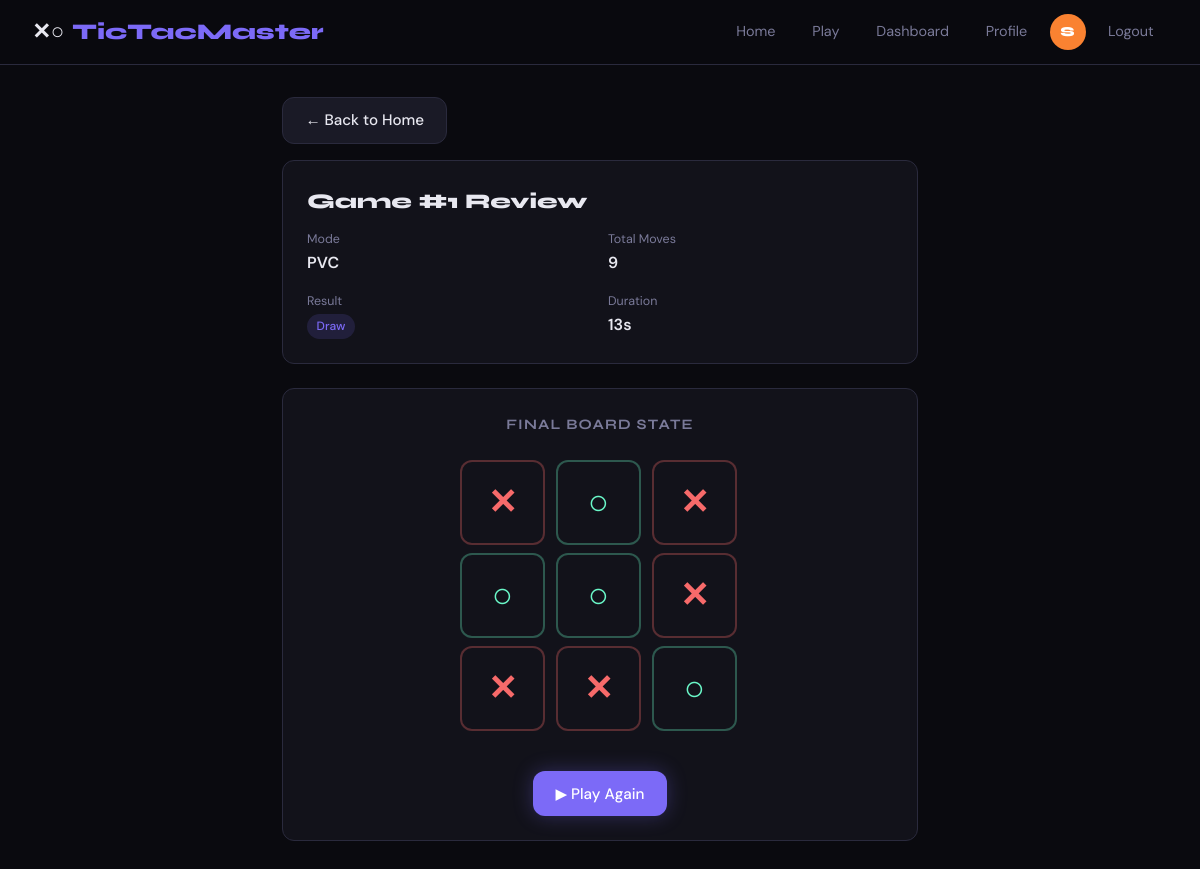
Page /game/1 (signed in) on the committed database.
### tables this page shows
CREATE TABLE games (
            id INTEGER PRIMARY KEY AUTOINCREMENT,
            player1_id INTEGER NOT NULL,
            player2_id INTEGER,
            game_mode TEXT NOT NULL CHECK(game_mode IN ('pvp', 'pvc')),
            winner_id INTEGER,
            is_draw INTEGER DEFAULT 0,
            board_state TEXT,
            moves_count INTEGER DEFAULT 0,
            duration_seconds INTEGER DEFAULT 0,
            ai_difficulty TEXT DEFAULT 'medium',
            created_at TIMESTAMP DEFAULT CURRENT_TIMESTAMP,
            ended_at TIMESTAMP,
            FOREIGN KEY (player1_id) REFERENCES users(id),
            FOREIGN KEY (player2_id) REFERENCES users(id),
            FOREIGN KEY (winner_id) REFERENCES users(id)
        );

### app.py (the view)
@app.route('/game/<int:game_id>')
@login_required
def game(game_id):
    g = get_game(game_id)
    if not g:
        return redirect(url_for('home'))
    if g['player1_id'] != session['user_id'] and g['player2_id'] != session['user_id']:
        return redirect(url_for('home'))
    return render_template('game.html', game=g)

### app.py (called while the page is built)
def login_required(f):
    from functools import wraps
    @wraps(f)
    def decorated(*args, **kwargs):
        if 'user_id' not in session:
            return redirect(url_for('login'))
        return f(*args, **kwargs)
    return decorated

### database/models.py (called while the page is built)
def get_db():
    conn = sqlite3.connect(DB_PATH)
    conn.row_factory = sqlite3.Row
    return conn

### game_service.py (called while the page is built)
def get_game(game_id: int) -> dict | None:
    conn = get_db()
    c = conn.cursor()
    try:
        c.execute('SELECT * FROM games WHERE id = ?', (game_id,))
        row = c.fetchone()
        return dict(row) if row else None
    finally:
        conn.close()

### templates/game.html (shortened to what this page needs)
{% extends 'base.html' %}
{% block body %}
<div class="game-review-wrap">
    <div style="margin-bottom:1rem;">
        <a href="{{ url_for('home') }}" class="btn btn-secondary">← Back to Home</a>
    </div>
    <div class="game-header">
        <div style="font-family:var(--font-display); font-size:1.3rem; font-weight:800; margin-bottom:0.75rem;">
            Game #{{ game.id }} Review
        </div>
        <div class="grid-2">
            <div>
                <div class="text-muted" style="font-size:0.78rem;">Mode</div>
                <div style="font-weight:600;">{{ game.game_mode.upper() }}</div>
            </div>
            <div>
                <div class="text-muted" style="font-size:0.78rem;">Total Moves</div>
                <div style="font-weight:600;">{{ game.moves_count }}</div>
            </div>
            <div>
                <div class="text-muted" style="font-size:0.78rem;">Result</div>
                <div style="font-weight:600;">
                    {% if game.is_draw %}
                        <span class="badge badge-draw">Draw</span>
                    {% elif game.winner_id %}
                        Winner decided
                    {% else %}
                        Incomplete
                    {% endif %}
                </div>
            </div>
            <div>
                <div class="text-muted" style="font-size:0.78rem;">Duration</div>
                <div style="font-weight:600;">{{ game.duration_seconds }}s</div>
            </div>
        </div>
    </div>
    {% if game.board_state %}
    <div class="card" style="text-align:center;">
        <div style="font-family:var(--font-display); font-size:0.9rem; font-weight:700; color:var(--text-muted); text-transform:uppercase; letter-spacing:0.08em;">
            Final Board State
        </div>
        <div class="board-static">
            {% set cells = game.board_state.split(',') %}
            {% for cell in cells %}
            <div class="cell-static {% if cell != 'None' %}{{ cell }}{% endif %}">
                {% if cell == 'X' %}✕{% elif cell == 'O' %}○{% endif %}
            </div>
            {% endfor %}
        </div>
        <a href="{{ url_for('play') }}" class="btn btn-primary" style="margin-top:1rem;">
            ▶ Play Again
        </a>
    </div>
    {% endif %}
</div>
{% endblock %}

### templates/base.html (style rules this page uses)
:root { --bg: #0a0a0f; --surface: #12121a; --surface2: #1a1a26; --border: #2a2a3d; --accent: #7c6af7; --accent2: #f76a6a; --accent3: #6af7c8; --text: #e8e8f0; --text-muted: #7a7a99; --x-color: #f76a6a; --o-color: #6af7c8; --gold: #f7c86a; --font-display: 'Syne', sans-serif; --font-body: 'DM Sans', sans-serif; --radius: 12px; --shadow: 0 8px 32px rgba(0,0,0,0.4); }
* { box-sizing: border-box; margin: 0; padding: 0; }
html { scroll-behavior: smooth; }
body { background: var(--bg); color: var(--text); font-family: var(--font-body); min-height: 100vh; line-height: 1.6; }
.btn { display: inline-flex; align-items: center; justify-content: center; gap: 0.5rem; padding: 0.65rem 1.4rem; border-radius: var(--radius); font-family: var(--font-body); font-size: 0.95rem; font-weight: 500; cursor: pointer; border: none; transition: all 0.2s; text-decoration: none; }
.btn-primary { background: var(--accent); color: white; box-shadow: 0 0 20px rgba(124,106,247,0.3); }
.btn-secondary { background: var(--surface2); color: var(--text); border: 1px solid var(--border); }
.card { background: var(--surface); border: 1px solid var(--border); border-radius: var(--radius); padding: 1.5rem; }
.badge { display: inline-flex; align-items: center; padding: 0.2rem 0.6rem; border-radius: 20px; font-size: 0.75rem; font-weight: 500; }
.badge-draw { background: rgba(124,106,247,0.15); color: var(--accent); }
.grid-2 { display: grid; grid-template-columns: 1fr 1fr; gap: 1rem; }
.text-muted { color: var(--text-muted); }

### templates/game.html (style rules this page uses)
.game-review-wrap { max-width: 700px; margin: auto; padding: 2rem; }
.game-header { background: var(--surface); border: 1px solid var(--border); border-radius: var(--radius); padding: 1.5rem; margin-bottom: 1.5rem; }
.board-static { display: grid; grid-template-columns: repeat(3, 1fr); gap: 8px; max-width: 280px; margin: 1.5rem auto; }
.cell-static { width: 85px; height: 85px; background: var(--surface); border: 2px solid var(--border); border-radius: 12px; display: flex; align-items: center; justify-content: center; font-family: var(--font-display); font-size: 2.2rem; font-weight: 800; }
.cell-static.X { color: var(--x-color); border-color: rgba(247,106,106,0.3); }
.cell-static.O { color: var(--o-color); border-color: rgba(106,247,200,0.3); }

### rows in the picture
games: id "1", game_mode "PVC", moves_count "9", duration_seconds "13"

### other values in the picture
{{ session.get('username','?')[0].upper() }} "S"
